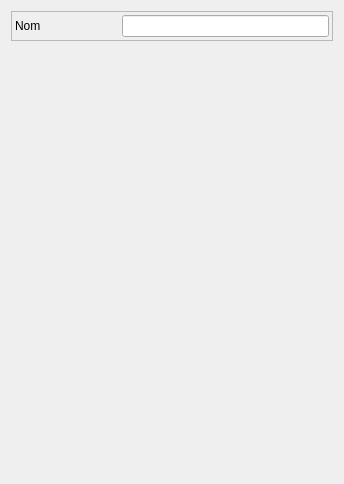
<?xml version="1.0" encoding="UTF-8"?>
<ui version="4.0">
 <class>Form</class>
 <widget class="QWidget" name="Form">
  <property name="geometry">
   <rect>
    <x>0</x>
    <y>0</y>
    <width>344</width>
    <height>484</height>
   </rect>
  </property>
  <property name="windowTitle">
   <string>Form</string>
  </property>
  <layout class="QVBoxLayout" name="verticalLayout" stretch="0,0">
   <item>
    <widget class="QFrame" name="frame">
     <property name="frameShape">
      <enum>QFrame::StyledPanel</enum>
     </property>
     <property name="frameShadow">
      <enum>QFrame::Raised</enum>
     </property>
     <layout class="QGridLayout" name="gridLayout">
      <property name="margin">
       <number>3</number>
      </property>
      <item row="2" column="0">
       <widget class="QLabel" name="label_nom">
        <property name="text">
         <string>Nom</string>
        </property>
       </widget>
      </item>
      <item row="2" column="1" colspan="2">
       <widget class="QLineEdit" name="lineEdit_nom"/>
      </item>
     </layout>
    </widget>
   </item>
   <item>
    <spacer name="verticalSpacer">
     <property name="orientation">
      <enum>Qt::Vertical</enum>
     </property>
     <property name="sizeHint" stdset="0">
      <size>
       <width>20</width>
       <height>40</height>
      </size>
     </property>
    </spacer>
   </item>
  </layout>
 </widget>
 <resources/>
 <connections/>
</ui>
